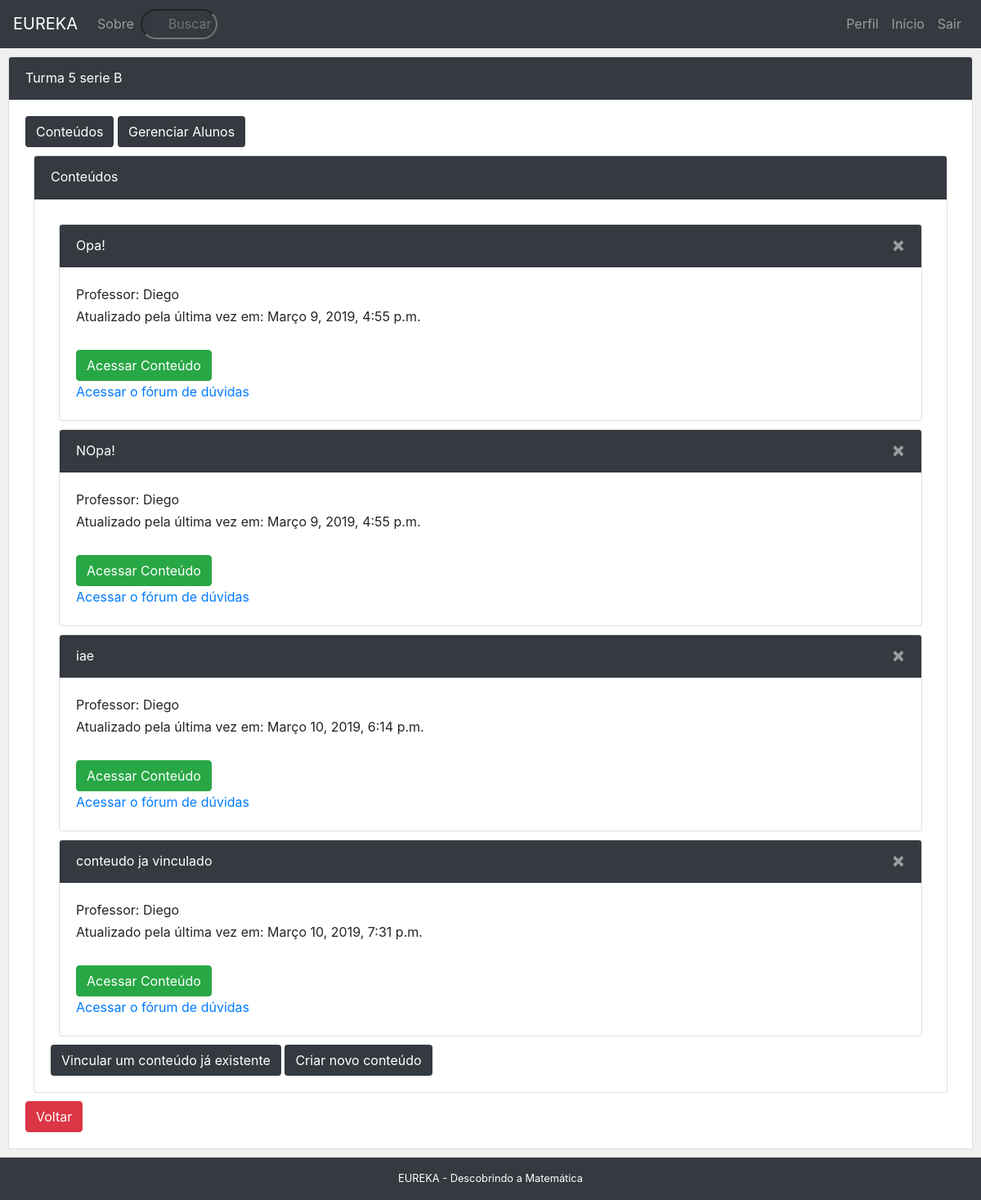
Page /turmas/14/ (signed in) on the committed database.
### core/models.py (models this page shows, shortened)
class Turma(models.Model):
	COURSE_OPTIONS = (
		('PUBLICA', 'Pública'),
		('PRIVADA', 'Privada'),
	)
	name = models.CharField('Nome', max_length=100)
	course_type = models.CharField('Tipo', max_length=9, choices=COURSE_OPTIONS, default='PUBLICA')
	responsible = models.ForeignKey('Usuario', verbose_name='Responsável', on_delete=models.CASCADE)
	created_at = models.DateTimeField('Criado em', auto_now_add=True)
	updated_at = models.DateTimeField('Atualizado em', auto_now=True)
	def __str__(self):
		return self.name

class Tema(models.Model):
	name = models.CharField('Nome', max_length=100)
	turma_id = models.ForeignKey('Turma', on_delete=models.CASCADE, blank=True, null=True)
	responsible = models.ForeignKey('Usuario', verbose_name='Responsável', on_delete=models.CASCADE)
	created_at = models.DateTimeField('Criado em', auto_now_add=True)
	updated_at = models.DateTimeField('Atualizado em', auto_now=True)

class Usuario(AbstractBaseUser, PermissionsMixin):
	USER_OPTIONS = (
		('PROFESSOR', 'Professor'),
		('ALUNO', 'Aluno'),
	)
	GENDER_OPTIONS = (
		('MASCULINO', 'M'),
		('FEMININO', 'F'),
	)
	username = models.CharField('Nome de Usuário', max_length=30, unique=True, validators = [validators.RegexValidator(re.compile('^[\w.@+-]+$'), 'O nome de usuário só pode conter letras, dígitos ou os seguintes caracteres @/./+/-/_', 'invalid')])
	name = models.CharField('Nome', max_length=100)
	gender = user_type = models.CharField('Sexo', max_length=9, choices=GENDER_OPTIONS, default='MASCULINO')
	birth_date = models.DateField('Data de Nascimento', null=True, blank = True)
	grade = models.IntegerField('Série', validators=[MaxValueValidator(9), MinValueValidator(1)], null=True, blank = True)
	email = models.EmailField('Email', max_length=256, blank=True, unique=True)
	image = models.ImageField(upload_to='core/images', verbose_name = 'Foto', null = True, blank = True)
	user_type = models.CharField('Tipo', max_length=9, choices=USER_OPTIONS, default='ALUNO')
	created_at = models.DateTimeField('Criado em', auto_now_add=True)
	updated_at = models.DateTimeField('Atualizado em', auto_now=True)
	is_active = models.BooleanField('Esta ativo?', blank=True, default=True)
	is_staff = models.BooleanField('Admin', blank=True, default=False)
	date_joined = models.DateTimeField('Data de cadastro', auto_now_add=True)
	objects = UserManager()
	USERNAME_FIELD = 'username'
	REQUIRED_FIELDS = ['email','name','gender','birth_date','user_type']
	def __str__(self):
		return self.name
	class Meta:
		verbose_name = 'Usuário'
		verbose_name_plural = 'Usuários'

### core/views/content.py (the view, shortened to what this page needs)
# urls.py: path('turmas/<int:pk>/', views.turma, name='turma'),
@login_required
def turma(request, pk):
	turma = get_object_or_404(Turma, pk = pk)
	temas = Tema.objects.all()
	resultado = []
	for conteudo in temas:
		if esta_vinculado(conteudo, pk):
			resultado.append(conteudo)
	alunos = Usuario.objects.filter(user_type= 'ALUNO')
	nao_matriculados = []
	for aluno in alunos:
		if not esta_matriculado(aluno, turma.pk):
			nao_matriculados.append(aluno)
	context = {
		'turma': turma,
		'temas' : resultado,
		'alunos' : nao_matriculados
	}
	return render(request, 'content/turma.html', context)

### core/views/content.py (called while the page is built)
def esta_matriculado(user, turma_pk):
	turma = Turma.objects.get(pk = turma_pk)
	matricula = Aluno_Turma.objects.filter(aluno_id = user, turma_id = turma)
	if matricula:
		return True
	else:
		return False

def esta_vinculado(conteudo, turma_id):
	vinculo = Tema_Turma.objects.filter(turma_id = turma_id, tema_id=conteudo.pk)
	if vinculo:
		return True
	return False

### core/templates/content/turma.html (shortened to what this page needs)
{% extends "base.html" %}
{% load static %}
{% block javascript %}
<link rel="stylesheet" type="text/css" href="https://cdnjs.cloudflare.com/ajax/libs/chosen/1.8.7/chosen.min.css">
{% endblock %}
{% block content %}
	<div class="card">
		<div class="card-header bg-dark text-white">
			Turma {{turma}}
		</div>
		<div class="card-body">
			{% if user == turma.responsible %}
			<div>
				<button class="btn bg-dark text-white" id="btn_conteudos">Conteúdos</button>
				<button class="btn bg-dark text-white" id="btn_alunos">Gerenciar Alunos</button>
			</div>
			{% endif %}
			<div class="card" id="conteudos">
				<div class="card-header bg-dark text-white">
					Conteúdos
				</div>
				<div class="card-body">
					{% for tema in temas %}
						<div class="card">
							<div class="card-header bg-dark text-white">
								{{ tema.name }}
								{% if user.user_type == 'PROFESSOR' %}
								<a href="{% url 'excluir_tema' tema.pk %}" class="close text-white" aria-label="Excluir tema">&times;</a>
								{% endif %}
							</div>
							<div class="card-body">
								Professor: {{ tema.responsible }}<br>
								Atualizado pela última vez em: {{ tema.updated_at }}<br>
								<br>
								<a href="{% url 'tema' tema.pk %}" class="btn btn-success">Acessar Conteúdo</a><br>
								<a href="{% url 'forum' pk=tema.pk %}" >Acessar o fórum de dúvidas</a>
							</div>
						</div>
					{% empty %}
						<div>
							Nenhum conteúdo disponível...
						</div>
						<br>
					{% endfor %}
					{% if user.user_type == 'PROFESSOR' %}
						<a href="{% url 'vincular_conteudos' turma.pk %}" class="btn bg-dark text-white">Vincular um conteúdo já existente</a>
						<a href="{% url 'criar_tema' turma.pk %}" class="btn bg-dark text-white">Criar novo conteúdo</a>
					{% endif %}
				</div>
			</div>
			<a href="{% url 'index' %}" class="btn btn-danger">Voltar</a>
		</div>
	</div>
{% endblock %}

### core/static/css/styles.css (style rules this page uses)
* { -webkit-box-sizing: border-box; -moz-box-sizing: border-box; box-sizing: border-box; }
body { margin: 0 auto; line-height: 1.7em; }
.card { margin-left: 10px; margin-right: 10px; margin-top: 10px; margin-bottom: 10px; }

### rows in the picture
Turma: name "5 serie B"
Tema: name "Opa!", responsible "Diego", updated_at "Março 9, 2019, 4:55 p.m."
Tema: name "NOpa!", responsible "Diego", updated_at "Março 9, 2019, 4:55 p.m."
Tema: name "iae", responsible "Diego", updated_at "Março 10, 2019, 6:14 p.m."
Tema: name "conteudo ja vinculado", responsible "Diego", updated_at "Março 10, 2019, 7:31 p.m."
